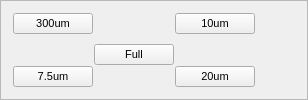
    <widget class="QEFrame" name="qeframe_8">
     <property name="frameShape">
      <enum>QFrame::StyledPanel</enum>
     </property>
     <property name="frameShadow">
      <enum>QFrame::Plain</enum>
     </property>
     <property name="lineWidth">
      <number>5</number>
     </property>
     <layout class="QVBoxLayout" name="verticalLayout_9">
      <item>
       <layout class="QGridLayout" name="gridLayout_6" rowstretch="1,1,1,1,1" columnstretch="1,1,1,1">
        <property name="leftMargin">
         <number>1</number>
        </property>
        <property name="topMargin">
         <number>1</number>
        </property>
        <property name="rightMargin">
         <number>1</number>
        </property>
        <property name="bottomMargin">
         <number>1</number>
        </property>
        <property name="spacing">
         <number>1</number>
        </property>
        <item row="4" column="0">
         <widget class="QEPushButton" name="qepushbutton_13">
          <property name="sizePolicy">
           <sizepolicy hsizetype="Preferred" vsizetype="Preferred">
            <horstretch>0</horstretch>
            <verstretch>0</verstretch>
           </sizepolicy>
          </property>
          <property name="font">
           <font>
            <pointsize>8</pointsize>
           </font>
          </property>
          <property name="text">
           <string>7.5um</string>
          </property>
          <property name="checkable">
           <bool>false</bool>
          </property>
          <property name="checked">
           <bool>false</bool>
          </property>
          <property name="variable" stdset="0">
           <string>$(P)MCOL_SP</string>
          </property>
          <property name="writeOnPress">
           <bool>true</bool>
          </property>
         </widget>
        </item>
        <item row="0" column="0">
         <widget class="QEPushButton" name="qepushbutton_12">
          <property name="sizePolicy">
           <sizepolicy hsizetype="Preferred" vsizetype="Preferred">
            <horstretch>0</horstretch>
            <verstretch>0</verstretch>
           </sizepolicy>
          </property>
          <property name="font">
           <font>
            <pointsize>8</pointsize>
           </font>
          </property>
          <property name="text">
           <string>300um</string>
          </property>
          <property name="checkable">
           <bool>false</bool>
          </property>
          <property name="checked">
           <bool>false</bool>
          </property>
          <property name="variable" stdset="0">
           <string>$(P)MCOL_SP</string>
          </property>
          <property name="pressText">
           <string>4</string>
          </property>
          <property name="clickText">
           <string>4</string>
          </property>
         </widget>
        </item>
        <item row="3" column="1">
         <widget class="QEPushButton" name="qepushbutton_14">
          <property name="sizePolicy">
           <sizepolicy hsizetype="Preferred" vsizetype="Preferred">
            <horstretch>0</horstretch>
            <verstretch>0</verstretch>
           </sizepolicy>
          </property>
          <property name="font">
           <font>
            <pointsize>8</pointsize>
           </font>
          </property>
          <property name="text">
           <string>Full</string>
          </property>
          <property name="checkable">
           <bool>false</bool>
          </property>
          <property name="checked">
           <bool>false</bool>
          </property>
          <property name="variable" stdset="0">
           <string>$(P)MCOL_SP</string>
          </property>
          <property name="pressText">
           <string>5</string>
          </property>
          <property name="clickText">
           <string>5</string>
          </property>
         </widget>
        </item>
        <item row="3" column="3">
         <spacer name="horizontalSpacer_3">
          <property name="orientation">
           <enum>Qt::Horizontal</enum>
          </property>
          <property name="sizeHint" stdset="0">
           <size>
            <width>40</width>
            <height>20</height>
           </size>
          </property>
         </spacer>
        </item>
        <item row="0" column="2">
         <widget class="QEPushButton" name="qepushbutton_15">
          <property name="sizePolicy">
           <sizepolicy hsizetype="Preferred" vsizetype="Preferred">
            <horstretch>0</horstretch>
            <verstretch>0</verstretch>
           </sizepolicy>
          </property>
          <property name="font">
           <font>
            <pointsize>8</pointsize>
           </font>
          </property>
          <property name="text">
           <string>10um</string>
          </property>
          <property name="checkable">
           <bool>false</bool>
          </property>
          <property name="checked">
           <bool>false</bool>
          </property>
          <property name="variable" stdset="0">
           <string>$(P)MCOL_SP</string>
          </property>
          <property name="pressText">
           <string>2</string>
          </property>
          <property name="clickText">
           <string>2</string>
          </property>
         </widget>
        </item>
        <item row="4" column="2">
         <widget class="QEPushButton" name="qepushbutton_16">
          <property name="sizePolicy">
           <sizepolicy hsizetype="Preferred" vsizetype="Preferred">
            <horstretch>0</horstretch>
            <verstretch>0</verstretch>
           </sizepolicy>
          </property>
          <property name="font">
           <font>
            <pointsize>8</pointsize>
           </font>
          </property>
          <property name="text">
           <string>20um</string>
          </property>
          <property name="checkable">
           <bool>false</bool>
          </property>
          <property name="checked">
           <bool>false</bool>
          </property>
          <property name="variable" stdset="0">
           <string>$(P)MCOL_SP</string>
          </property>
          <property name="pressText">
           <string>3</string>
          </property>
          <property name="clickText">
           <string>3</string>
          </property>
         </widget>
        </item>
       </layout>
      </item>
     </layout>
    </widget>
